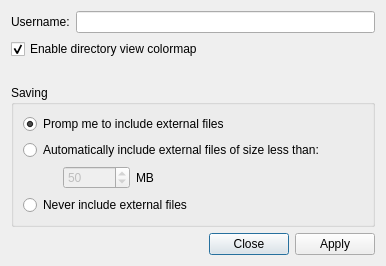
<?xml version="1.0" encoding="UTF-8"?>
<ui version="4.0">
 <class>PreferencesDialog</class>
 <widget class="QDialog" name="PreferencesDialog">
  <property name="geometry">
   <rect>
    <x>0</x>
    <y>0</y>
    <width>386</width>
    <height>254</height>
   </rect>
  </property>
  <property name="windowTitle">
   <string>VisTrails Preferences</string>
  </property>
  <layout class="QVBoxLayout" name="verticalLayout_3">
   <item>
    <layout class="QHBoxLayout" name="lytUserName">
     <item>
      <widget class="QLabel" name="txtUsername">
       <property name="text">
        <string>Username:</string>
       </property>
      </widget>
     </item>
     <item>
      <widget class="QLineEdit" name="lineUsername"/>
     </item>
    </layout>
   </item>
   <item>
    <widget class="QCheckBox" name="cbListViewColor">
     <property name="text">
      <string>Enable directory view colormap</string>
     </property>
     <property name="checked">
      <bool>true</bool>
     </property>
    </widget>
   </item>
   <item>
    <spacer name="verticalSpacer_2">
     <property name="orientation">
      <enum>Qt::Vertical</enum>
     </property>
     <property name="sizeType">
      <enum>QSizePolicy::Fixed</enum>
     </property>
     <property name="sizeHint" stdset="0">
      <size>
       <width>20</width>
       <height>20</height>
      </size>
     </property>
    </spacer>
   </item>
   <item>
    <widget class="QGroupBox" name="gbSaving">
     <property name="title">
      <string>Saving</string>
     </property>
     <layout class="QVBoxLayout" name="verticalLayout_4">
      <item>
       <widget class="QRadioButton" name="rdPromptMe">
        <property name="text">
         <string>Promp me to include external files</string>
        </property>
        <property name="checked">
         <bool>true</bool>
        </property>
       </widget>
      </item>
      <item>
       <widget class="QRadioButton" name="rdAuto">
        <property name="text">
         <string>Automatically include external files of size less than:</string>
        </property>
       </widget>
      </item>
      <item>
       <layout class="QHBoxLayout" name="lytFileSize">
        <item>
         <spacer name="spcFileSize">
          <property name="orientation">
           <enum>Qt::Horizontal</enum>
          </property>
          <property name="sizeType">
           <enum>QSizePolicy::Fixed</enum>
          </property>
          <property name="sizeHint" stdset="0">
           <size>
            <width>40</width>
            <height>20</height>
           </size>
          </property>
         </spacer>
        </item>
        <item>
         <widget class="QSpinBox" name="sbFileSizeLimit">
          <property name="enabled">
           <bool>false</bool>
          </property>
          <property name="maximum">
           <number>999999999</number>
          </property>
          <property name="singleStep">
           <number>10</number>
          </property>
          <property name="value">
           <number>50</number>
          </property>
         </widget>
        </item>
        <item>
         <widget class="QLabel" name="lblMB">
          <property name="text">
           <string>MB</string>
          </property>
         </widget>
        </item>
        <item>
         <spacer name="horizontalSpacer">
          <property name="orientation">
           <enum>Qt::Horizontal</enum>
          </property>
          <property name="sizeHint" stdset="0">
           <size>
            <width>40</width>
            <height>20</height>
           </size>
          </property>
         </spacer>
        </item>
       </layout>
      </item>
      <item>
       <widget class="QRadioButton" name="rdNever">
        <property name="text">
         <string>Never include external files</string>
        </property>
       </widget>
      </item>
     </layout>
    </widget>
   </item>
   <item>
    <spacer name="verticalSpacer">
     <property name="orientation">
      <enum>Qt::Vertical</enum>
     </property>
     <property name="sizeHint" stdset="0">
      <size>
       <width>20</width>
       <height>40</height>
      </size>
     </property>
    </spacer>
   </item>
   <item>
    <widget class="QDialogButtonBox" name="buttonBox">
     <property name="orientation">
      <enum>Qt::Horizontal</enum>
     </property>
     <property name="standardButtons">
      <set>QDialogButtonBox::Apply|QDialogButtonBox::Close</set>
     </property>
    </widget>
   </item>
  </layout>
 </widget>
 <resources/>
 <connections>
  <connection>
   <sender>buttonBox</sender>
   <signal>accepted()</signal>
   <receiver>PreferencesDialog</receiver>
   <slot>accept()</slot>
   <hints>
    <hint type="sourcelabel">
     <x>248</x>
     <y>254</y>
    </hint>
    <hint type="destinationlabel">
     <x>157</x>
     <y>274</y>
    </hint>
   </hints>
  </connection>
  <connection>
   <sender>buttonBox</sender>
   <signal>rejected()</signal>
   <receiver>PreferencesDialog</receiver>
   <slot>reject()</slot>
   <hints>
    <hint type="sourcelabel">
     <x>316</x>
     <y>260</y>
    </hint>
    <hint type="destinationlabel">
     <x>286</x>
     <y>274</y>
    </hint>
   </hints>
  </connection>
 </connections>
</ui>
